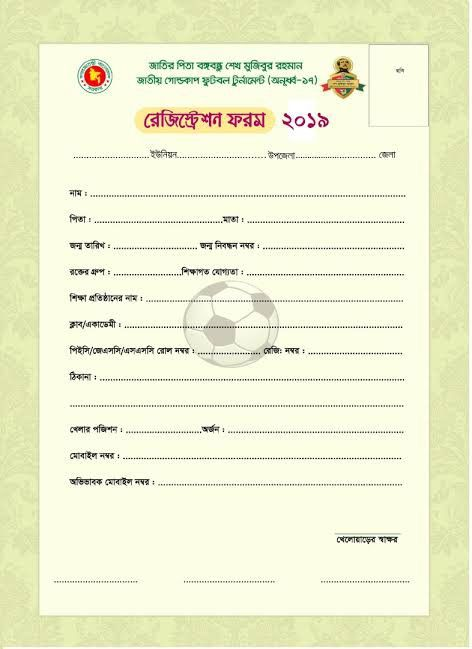
#> input picture AICA-L2-B80-Kamal-Pahuja/Sample Forms/Foot ball tournament Bengal.jpg, 472 x 649 px
$ python -i vision.py   (imports and definitions only)   (older library calls are emulated)
#> lines starting #> are read from the running program, lines starting #| are printed output that depends on the picture; after the words box and inside, x2 and y2 are one past the last pixel; in counts of white or black regions, pixels touching at a corner belong together
#> further down, picture is the input picture: PIL image 472x649 RGB; mean R, G, B 238.6, 241.1, 210
"""Computer-vision pre-processing for scanned agreements (OpenCV, with a Pillow fallback).

Pipeline for a scanned page image:
  1. grayscale + denoise                      (improves OCR on phone photos / photocopies)
  2. deskew (minimum-area-rectangle on ink)    (straightens tilted scans)
  3. contrast normalisation (CLAHE)
  4. quality metrics: blur (variance of Laplacian), skew angle, ink coverage
  5. stamp / seal detection (HSV ink segmentation of blue/violet/red marks)
     -> evidence that the executed, stamped copy was provided (audit relevance)
"""
from __future__ import annotations

import io
import math
from dataclasses import dataclass, field

try:  # OpenCV is optional (not available as a wheel on Windows ARM64 Python)
    import cv2  # type: ignore
    import numpy as np  # type: ignore
    HAS_CV2 = True
except Exception:  # pragma: no cover
    HAS_CV2 = False
    try:
        import numpy as np  # type: ignore
    except Exception:
        np = None  # type: ignore

from PIL import Image, ImageFilter, ImageOps


@dataclass
class VisionReport:
    width: int = 0
    height: int = 0
    skew_angle: float = 0.0
    blur_score: float = 0.0
    blurry: bool = False
    ink_ratio: float = 0.0
    stamps: list = field(default_factory=list)       # [{"bbox": [x0,y0,x1,y1] (0..1), "colour": "blue"}]
    engine: str = "opencv" if HAS_CV2 else "pillow"
    notes: list = field(default_factory=list)


def pil_to_cv(img: Image.Image):
    arr = np.array(img.convert("RGB"))
    return cv2.cvtColor(arr, cv2.COLOR_RGB2BGR)


def cv_to_pil(arr) -> Image.Image:
    if len(arr.shape) == 2:
        return Image.fromarray(arr)
    return Image.fromarray(cv2.cvtColor(arr, cv2.COLOR_BGR2RGB))


def _deskew_angle(gray) -> float:
    thr = cv2.threshold(gray, 0, 255, cv2.THRESH_BINARY_INV | cv2.THRESH_OTSU)[1]
    # use only text-like horizontal structures
    kernel = cv2.getStructuringElement(cv2.MORPH_RECT, (25, 1))
    dil = cv2.dilate(thr, kernel, iterations=1)
    lines = cv2.HoughLinesP(dil, 1, math.pi / 1800, threshold=200, minLineLength=gray.shape[1] // 6, maxLineGap=20)
    angles = []
    if lines is not None and len(lines):
        # OpenCV 4.x returns (N, 1, 4); OpenCV 5.x returns (N, 4)
        for x1, y1, x2, y2 in np.asarray(lines).reshape(-1, 4):
            if x2 == x1:
                continue
            a = math.degrees(math.atan2(y2 - y1, x2 - x1))
            if abs(a) < 15:
                angles.append(a)
    if angles:
        angles.sort()
        return float(angles[len(angles) // 2])
    coords = np.column_stack(np.where(thr > 0))
    if len(coords) < 50:
        return 0.0
    ang = cv2.minAreaRect(coords.astype(np.float32))[-1]
    if ang < -45:
        ang = 90 + ang
    elif ang > 45:
        ang = ang - 90
    return float(-ang) if abs(ang) < 15 else 0.0


def detect_stamps(bgr) -> list[dict]:
    """Coloured ink marks (rubber stamps / seals / e-stamp prints) — returns normalised bboxes."""
    h, w = bgr.shape[:2]
#> h = 649; w = 472
    hsv = cv2.cvtColor(bgr, cv2.COLOR_BGR2HSV)
#> hsv: shape (649, 472, 3); mean H, S, V 33.7, 35.3, 242
    masks = {
        "blue/violet": cv2.inRange(hsv, (95, 60, 40), (160, 255, 255)),
        "red": cv2.bitwise_or(cv2.inRange(hsv, (0, 80, 60), (10, 255, 255)), cv2.inRange(hsv, (170, 80, 60), (180, 255, 255))),
    }
    out = []
    for colour, mask in masks.items():
        mask = cv2.morphologyEx(mask, cv2.MORPH_CLOSE, cv2.getStructuringElement(cv2.MORPH_ELLIPSE, (15, 15)), iterations=2)
        found = cv2.findContours(mask, cv2.RETR_EXTERNAL, cv2.CHAIN_APPROX_SIMPLE)
        cnts = found[-2] if len(found) == 3 else found[0]    # OpenCV 3.x returned (image, contours, hierarchy)
        for c in cnts:
            x, y, cw, ch = cv2.boundingRect(c)
            area = cw * ch
            if area < 0.002 * w * h or area > 0.25 * w * h:
                continue
            ar = cw / float(ch) if ch else 0
            if not (0.33 <= ar <= 3.0):
                continue
            fill = cv2.contourArea(c) / float(area) if area else 0
            out.append({"bbox": [round(x / w, 4), round(y / h, 4), round((x + cw) / w, 4), round((y + ch) / h, 4)],
                        "colour": colour, "fill": round(fill, 3)})
#> this loop made 2 passes
#> (colour, found) on pass 1: ('blue/violet', 0 contours)
#> colour on pass 2: 'red'
#> pass 2, in detect_stamps, `mask = cv2.morphologyEx(mask, cv2.MORPH_CLOSE, cv2.getStructuringEleme..`:
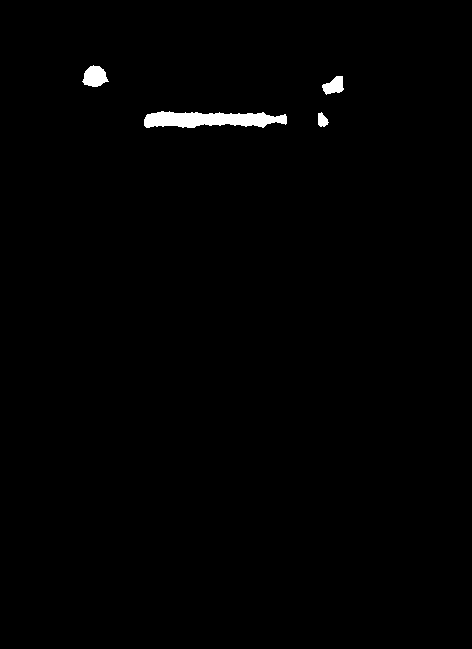
#> mask: shape (649, 472); 0.83% white; 4 white regions, box (x1, y1, x2, y2) and area: (144, 111, 287, 128) 1749, (82, 65, 109, 87) 402, (322, 76, 344, 95) 270, (318, 112, 329, 127) 113
#> after the loop, out = []
    return out


def preprocess(img: Image.Image, deskew: bool = True, detect_marks: bool = True) -> tuple[Image.Image, VisionReport]:
    """Return an OCR-ready image and a quality report."""
    rep = VisionReport(width=img.width, height=img.height)
    if not HAS_CV2:
        g = ImageOps.grayscale(img)
        g = ImageOps.autocontrast(g, cutoff=1)
        g = g.filter(ImageFilter.MedianFilter(size=3))
        rep.notes.append("OpenCV not available — Pillow fallback (no deskew / stamp detection).")
        return g.convert("RGB"), rep
    bgr = pil_to_cv(img)
    if detect_marks:
        try:
            rep.stamps = detect_stamps(bgr)
#> rep.stamps = []
        except Exception as exc:  # pragma: no cover
            rep.notes.append(f"Stamp detection skipped: {exc}")
    gray = cv2.cvtColor(bgr, cv2.COLOR_BGR2GRAY)
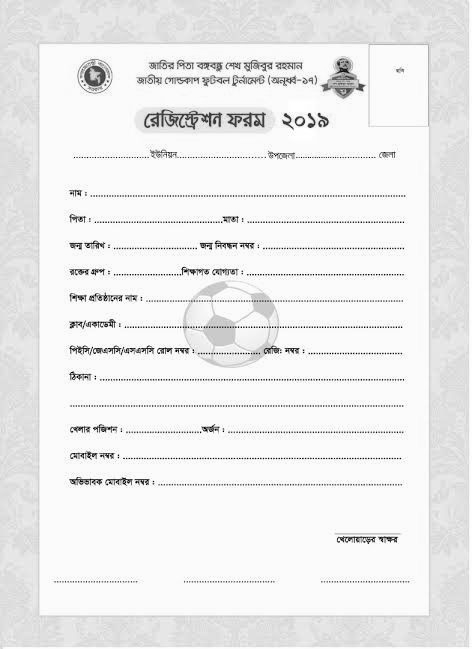
#> gray: shape (649, 472); min 0, max 255, mean 236.9
    rep.blur_score = float(cv2.Laplacian(gray, cv2.CV_64F).var())
#> rep.blur_score = 3897.5
    rep.blurry = rep.blur_score < 60.0
#> rep.blurry = False
    if rep.blurry:
        rep.notes.append("Image appears blurred — OCR accuracy may be reduced; request a clearer scan.")
    work = bgr
    if deskew:
        try:
            ang = _deskew_angle(gray)
#> in _deskew_angle, `thr = cv2.threshold(gray, 0, 255, cv2.THRESH_BINARY_INV | cv2.THRESH_O..`:
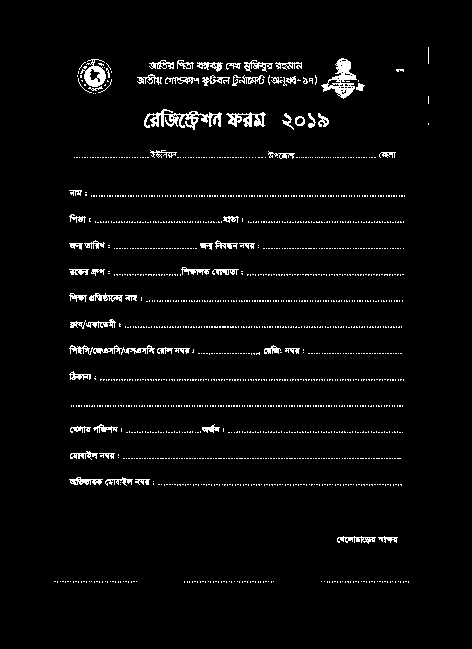
#> thr: shape (649, 472); 3.2% white in thin lines or dots, all inside (x1, y1, x2, y2) = (54, 47, 429, 583)
#> in _deskew_angle, `dil = cv2.dilate(thr, kernel, iterations=1)`:
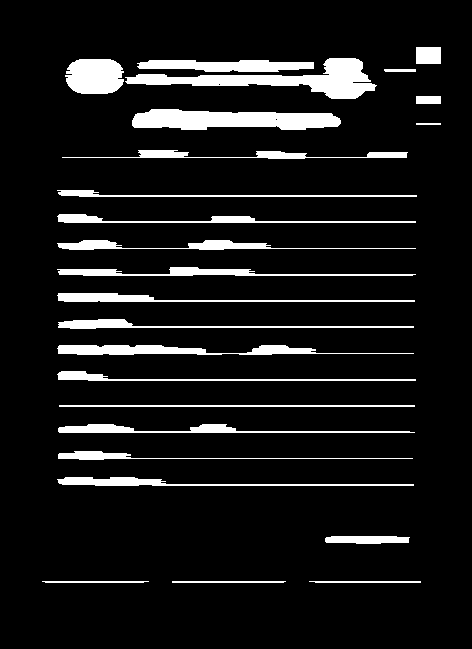
#> dil: shape (649, 472); 9.1% white; 25 white regions, largest, box (x1, y1, x2, y2) and area: (125, 58, 377, 99) 3673, (132, 109, 341, 130) 3324, (57, 345, 414, 355) 1908
#> in _deskew_angle, `lines = cv2.HoughLinesP(dil, 1, math.pi / 1800, threshold=200, minLine..`: lines = 56 rows, first 6: [153, 221, 415, 222], [58, 379, 415, 380], [58, 326, 413, 326], [59, 405, 414, 406], [58, 352, 413, 353], [58, 431, 409, 431]
#> the loop in _deskew_angle, `for x1, y1, x2, y2 in np.asarray(lines).reshape(-1, 4):` made 56 passes
#> (x1, y1, x2, y2, a) on passes 1 to 12: (153, 221, 415, 222, 0.219), (58, 379, 415, 380, 0.16), (58, 326, 413, 326, 0), (59, 405, 414, 406, 0.161), (58, 352, 413, 353, 0.161), (58, 431, 409, 431, 0), (58, 299, 414, 301, 0.322), (79, 196, 416, 196, 0), (61, 195, 416, 195, 0), (58, 458, 412, 458, 0), (58, 327, 413, 327, 0), (62, 248, 415, 248, 0)
#> after the loop in _deskew_angle, `for x1, y1, x2, y2 in np.asarray(lines).reshape(-1, 4):`: angles = 56 values, max 2.74 at index 55, min -0.583 at index 30, mean 0.238
#> ang = 0
        except Exception as exc:  # never let image clean-up stop the reading of a document
            ang = 0.0
            rep.notes.append(f"Deskew skipped: {type(exc).__name__}")
        rep.skew_angle = round(ang, 2)
#> rep.skew_angle = 0
        if abs(ang) > 0.3:
            (h, w) = bgr.shape[:2]
            M = cv2.getRotationMatrix2D((w // 2, h // 2), ang, 1.0)
            work = cv2.warpAffine(bgr, M, (w, h), flags=cv2.INTER_CUBIC, borderMode=cv2.BORDER_REPLICATE)
            rep.notes.append(f"Deskewed by {ang:.2f}°.")
    g2 = cv2.cvtColor(work, cv2.COLOR_BGR2GRAY)
    thr = cv2.threshold(g2, 0, 255, cv2.THRESH_BINARY_INV | cv2.THRESH_OTSU)[1]
    rep.ink_ratio = round(float((thr > 0).mean()), 4)
#> rep.ink_ratio = 0.0323
    ink = g2[thr > 0]
#> ink = 9907 values, max 174 at index 1, min 0 at index 4066, mean 108.3
    paper = g2[thr == 0]
    contrast = float(paper.mean() - ink.mean()) if ink.size and paper.size else 255.0
#> contrast = 132.9
    # Contrast enhancement only for faint / low-contrast scans. Heavy denoising and CLAHE on clean scans
    # merge inter-character gaps and make the recogniser drop word spaces, so they are not applied by default.
    if contrast < 90 or rep.blurry:
        clahe = cv2.createCLAHE(clipLimit=2.0, tileGridSize=(8, 8))
        g3 = clahe.apply(g2)
        work = cv2.cvtColor(g3, cv2.COLOR_GRAY2BGR)
        rep.notes.append("Low contrast — CLAHE enhancement applied.")
    return cv_to_pil(work), rep


def image_from_bytes(data: bytes) -> Image.Image:
    img = Image.open(io.BytesIO(data))
    img = ImageOps.exif_transpose(img)
    return img.convert("RGB")


def to_png_bytes(img: Image.Image, max_width: int = 1400) -> bytes:
    if img.width > max_width:
        ratio = max_width / img.width
        img = img.resize((max_width, int(img.height * ratio)), Image.LANCZOS)
    buf = io.BytesIO()
    img.save(buf, format="PNG", optimize=True)
    return buf.getvalue()

>>> from PIL import Image
>>> picture = Image.open('../../../AICA-L2-B80-Kamal-Pahuja/Sample Forms/Foot ball tournament Bengal.jpg')
>>> result = preprocess(picture)
